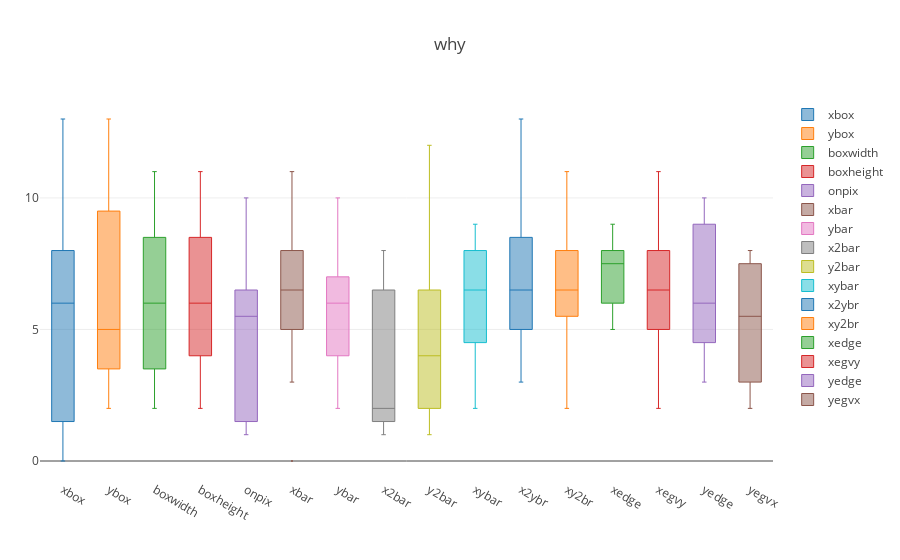

Notebook code for this chart:
### Code cell
import plotly.plotly as py
import plotly.graph_objs as go
from plotly.offline import download_plotlyjs, init_notebook_mode, plot, iplot

init_notebook_mode(connected=True)
x_data=names

traces = []

print zip(x_data,data)

for xd, yd in zip(x_data,data):
    traces.append(go.Box(y=yd,name=xd,whiskerwidth=.2,marker=dict(size=2,),line=dict(width=1),))

layout=go.Layout(
    title="why",yaxis=dict(autorange=True,showgrid=True,zeroline=True,dtick=5,),margin=dict(l=40,r=30,b=80,t=100),)

fig = go.Figure(data=traces,layout=layout)
iplot(fig)

### Figure 1 — Plotly figure (JSON) as saved in the notebook; plotly's stock layout.template omitted (floating-point values rounded to 4 significant figures)
{"data": [{"line": {"width": 1}, "marker": {"size": 2}, "name": "xbox", "type": "box", "whiskerwidth": 0.2, "y": [2, 8, 3, 5, 1, 8, 13, 0, 6, 6, 10, 8, 0, 8, 0, 8]}, {"line": {"width": 1}, "marker": {"size": 2}, "name": "ybox", "type": "box", "whiskerwidth": 0.2, "y": [5, 12, 3, 7, 2, 10, 5, 5, 4, 13, 3, 9, 2, 8, 4, 10]}, {"line": {"width": 1}, "marker": {"size": 2}, "name": "boxwidth", "type": "box", "whiskerwidth": 0.2, "y": [4, 11, 6, 8, 6, 10, 6, 2, 6, 10, 3, 7, 3, 7, 3, 9]}, {"line": {"width": 1}, "marker": {"size": 2}, "name": "boxheight", "type": "box", "whiskerwidth": 0.2, "y": [7, 11, 6, 6, 3, 5, 9, 4, 6, 4, 4, 10, 6, 10, 2, 8]}, {"line": {"width": 1}, "marker": {"size": 2}, "name": "onpix", "type": "box", "whiskerwidth": 0.2, "y": [2, 1, 3, 1, 1, 8, 6, 6, 6, 6, 5, 9, 1, 7, 5, 10]}, {"line": {"width": 1}, "marker": {"size": 2}, "name": "xbar", "type": "box", "whiskerwidth": 0.2, "y": [4, 11, 5, 8, 3, 8, 8, 6, 9, 5, 6, 6, 0, 8, 9, 7]}, {"line": {"width": 1}, "marker": {"size": 2}, "name": "ybar", "type": "box", "whiskerwidth": 0.2, "y": [4, 2, 5, 4, 4, 8, 7, 6, 6, 7, 6, 6, 2, 8, 7, 10]}, {"line": {"width": 1}, "marker": {"size": 2}, "name": "x2bar", "type": "box", "whiskerwidth": 0.2, "y": [1, 1, 3, 2, 1, 8, 2, 2, 2, 8, 2, 8, 1, 6, 2, 7]}, {"line": {"width": 1}, "marker": {"size": 2}, "name": "y2bar", "type": "box", "whiskerwidth": 0.2, "y": [2, 2, 4, 4, 2, 10, 6, 2, 6, 12, 4, 8, 1, 6, 1, 7]}, {"line": {"width": 1}, "marker": {"size": 2}, "name": "xybar", "type": "box", "whiskerwidth": 0.2, "y": [3, 9, 5, 7, 4, 8, 7, 3, 8, 5, 6, 8, 2, 8, 6, 7]}, {"line": {"width": 1}, "marker": {"size": 2}, "name": "x2ybr", "type": "box", "whiskerwidth": 0.2, "y": [6, 13, 4, 7, 4, 6, 7, 6, 3, 10, 7, 9, 5, 9, 5, 8]}, {"line": {"width": 1}, "marker": {"size": 2}, "name": "xy2br", "type": "box", "whiskerwidth": 0.2, "y": [4, 9, 6, 7, 6, 7, 8, 6, 2, 6, 5, 11, 4, 8, 7, 8]}, {"line": {"width": 1}, "marker": {"size": 2}, "name": "xedge", "type": "box", "whiskerwidth": 0.2, "y": [6, 9, 8, 6, 9, 7, 8, 6, 5, 7, 5, 8, 8, 9, 8, 6]}, {"line": {"width": 1}, "marker": {"size": 2}, "name": "xegvy", "type": "box", "whiskerwidth": 0.2, "y": [5, 9, 5, 7, 6, 6, 11, 7, 3, 7, 3, 9, 2, 7, 5, 11]}, {"line": {"width": 1}, "marker": {"size": 2}, "name": "yedge", "type": "box", "whiskerwidth": 0.2, "y": [6, 9, 5, 4, 3, 10, 6, 3, 5, 10, 5, 7, 3, 9, 6, 9]}, {"line": {"width": 1}, "marker": {"size": 2}, "name": "yegvx", "type": "box", "whiskerwidth": 0.2, "y": [3, 4, 4, 3, 2, 8, 7, 7, 5, 7, 6, 8, 2, 8, 3, 8]}], "layout": {"margin": {"b": 80, "l": 40, "r": 30, "t": 100}, "title": "why", "yaxis": {"autorange": true, "dtick": 5, "showgrid": true, "zeroline": true}}}
